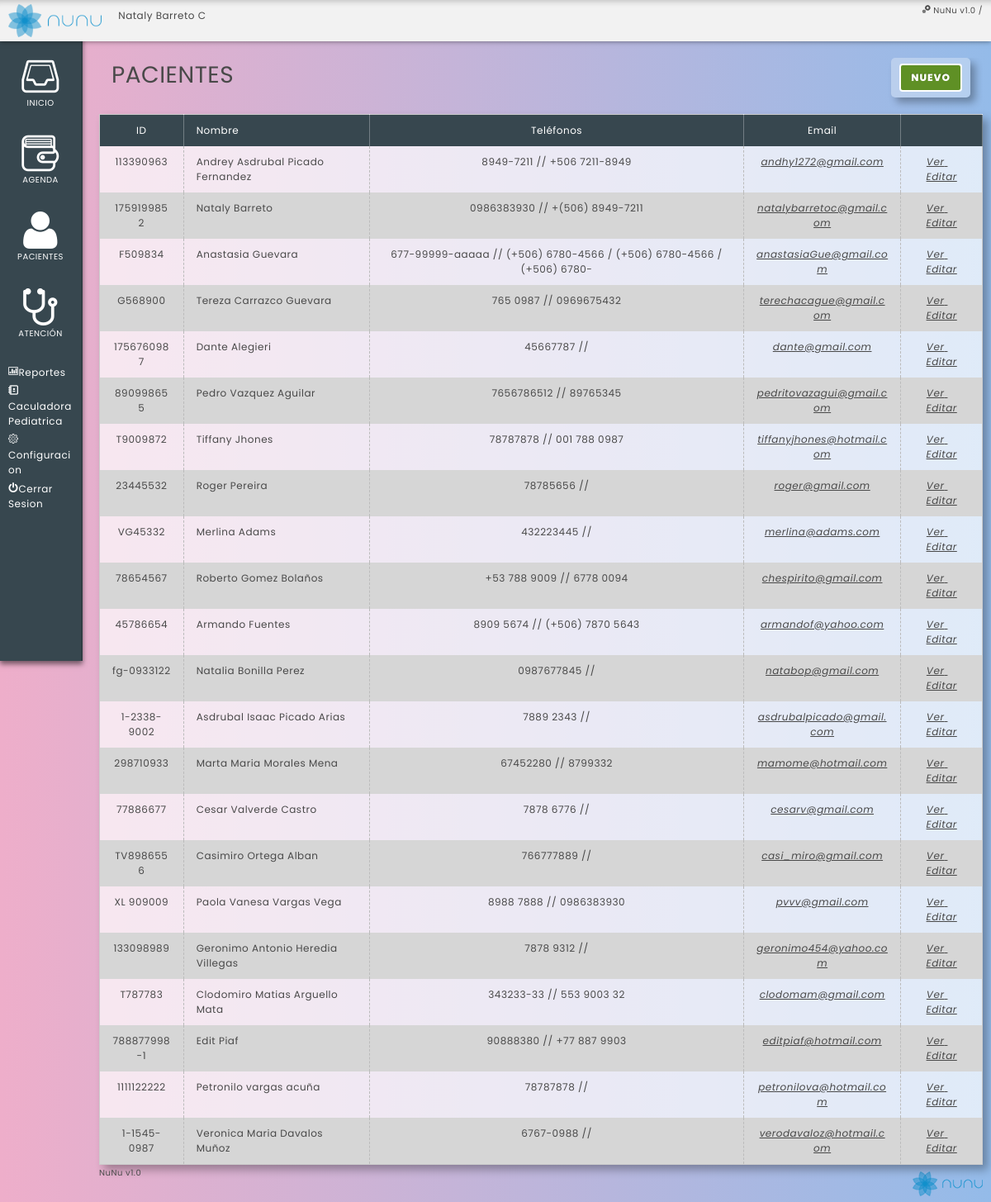
Page /index.php/patients/list on the committed database.
### tables this page shows
CREATE TABLE `nunu_patients` (
  `patient_id` int(11) NOT NULL AUTO_INCREMENT,
  `patient_id_number` varchar(100) NOT NULL,
  `patient_id_type` varchar(50) NOT NULL,
  `patient_name` varchar(255) NOT NULL,
  `patient_last_name` varchar(255) NOT NULL,
  `patient_birthdate` date NOT NULL,
  `patient_blood_type` varchar(10) DEFAULT NULL,
  `patient_sex` varchar(10) DEFAULT NULL,
  `patient_marital_status` varchar(100) NOT NULL,
  `patient_education` varchar(100) NOT NULL,
  `patient_profesion` varchar(255) NOT NULL,
  `patient_email` varchar(255) NOT NULL,
  `patient_phone1` varchar(50) NOT NULL,
  `patient_phone2` varchar(50) DEFAULT NULL,
  `patient_country` varchar(50) NOT NULL,
  `patient_province` varchar(50) NOT NULL,
  `patient_city` varchar(100) DEFAULT NULL,
  `patient_address` varchar(255) NOT NULL,
  `patient_last_weight` float(6,2) DEFAULT NULL,
  `patient_last_height` float(6,2) DEFAULT NULL,
  `patient_created_at` datetime NOT NULL DEFAULT CURRENT_TIMESTAMP,
  PRIMARY KEY (`patient_id`),
  UNIQUE KEY `patient_id_number` (`patient_id_number`),
  KEY `patient_id_number_2` (`patient_id_number`)
);

### application/views/templates/main.php (called while the page is built)
<?php
	$header_data['page_title'] = "NuNu";
	if (isset($data['page_title'])) {
		$header_data['page_title'] = "NuNu - ". $data['page_title'];
	}
	$this->load->view('templates/header', $header_data);
	if (isset($data)) {
		$this->load->view($view, $data);
	} else {
		$this->load->view($view);
	}
	$this->load->view('templates/footer');

### application/controllers/Patients.php (called while the page is built, shortened)
<?php
	class Patients extends CI_Controller {
		public function list() {
			$data['view'] = $this::VIEW_LIST;
			$data['data']['page_title'] = "Pacientes";
			$data['data']['patients_list'] = $this->patient_model->get_list();
			$this->load->view('templates/main', $data);
		}
	}

### index.php (called while the page is built, shortened)
<?php
require_once BASEPATH.'core/CodeIgniter.php';

### application/models/Patient_model.php (called while the page is built, shortened)
<?php
class Patient_model extends CI_Model {
	public function get_list($sort = 'name') {
		$query = $this->db->get('nunu_patients');
		return $query->result_array();
	}
}

### application/views/patients/list.php (the view, shortened to what this page needs)
<div class="content-header">
	<h1><?= $page_title; ?></h1>
	<div class="page-actions">
		<a href="<?php echo base_url(); ?>patients/create/" class="btn green">NUEVO</a>
	</div>
</div>
<table class="patients-list grid-list">
	<tr>
		<th>ID</th>
		<th class="text-left">Nombre</th>
		<th>Tel&eacute;fonos</th>
		<th>Email</th>
		<th>&nbsp;</th>
	</tr>
<?php foreach($patients_list as $patient): ?>
	<tr class="patient-<?php echo $patient['patient_id']; ?> click-view" view-url="<?php echo site_url('patients/view/' . $patient['patient_id']); ?>">
		<td class="click-view-control">
			<?php echo $patient['patient_id_number']; ?>
		</td>
		<td class="text-left click-view-control">
			<?php echo $patient['patient_name'] . ' ' . $patient['patient_last_name']; ?>
		</td>
		<td class="click-view-control">
			<?php echo $patient['patient_phone1']; ?> // <?php echo $patient['patient_phone2']; ?>
		</td>
		<td>
			<a href="mailto:<?php echo $patient['patient_email']; ?>">
				<?php echo $patient['patient_email']; ?>
			</a>
		</td>
		<td>
			<a href="<?php echo site_url('patients/view/' . $patient['patient_id']); ?>" class="view-link">
				<span>Ver</span>
			</a>
			<a href="<?php echo site_url('patients/edit/' . $patient['patient_id']); ?>" class="edit-link">
				<span>Editar</span>
			</a>
		</td>
	</tr>
<?php endforeach; ?>
</table>

### application/views/templates/header.php (shortened to what this page needs)
<!DOCTYPE html>
<html>
	<?php $this->load->view('templates/head'); ?>
	<body>
		<div class="page-wrapper">
			<div class="header">
				<div class="logo-moto">
					<img class="logo" src="<?php echo base_url(); ?>assets/images/logo.png" alt="NuNu" />
					<p class="owner-name">Nataly Barreto C</p>
				</div>
				<div class="system-name icon-cogs">
					NuNu v1.0 / <?php echo $this->session->userdata('user_alias'); ?>
				</div>
			</div>
			<div class="main">
				<?php $this->load->view('templates/sidebar'); ?>
				<div class="content">

### application/views/templates/head.php (shortened to what this page needs)
<head>
	<link rel="stylesheet" href="<?php echo site_url('assets/css/default.css'); ?>" type="text/css" media="print" onload="this.media='all'">
	<link rel="stylesheet" href="<?php echo site_url('assets/css/icons-font.css'); ?>" type="text/css" media="print" onload="this.media='all'">
	<link rel="stylesheet" href="<?php echo site_url('assets/css/fontsize-s.css'); ?>" type="text/css" media="print" onload="this.media='all'">
	<link rel="stylesheet" href="<?php echo site_url('assets/css/pediatric.css'); ?>" type="text/css" media="print" onload="this.media='all'">
    <link rel="stylesheet" href="<?php echo site_url('assets/calendar/css/clndr.css'); ?>" type="text/css" />
</head>

### application/views/templates/sidebar.php
<div class="sidebar">
	<ul id="main-menu">
		<li><a class="icon-empty-dash" href="<?php echo base_url(); ?>">Inicio</a></li>
		<li><a class="icon-book" href="<?php echo base_url(); ?>agenda/">Agenda</a></li>
		<li><a class="icon-user" href="<?php echo base_url(); ?>patients/">Pacientes</a></li>
		<li><a class="icon-stethoscope" href="<?php echo base_url(); ?>atention/">Atenci&oacute;n</a></li>
	</ul>
	<div class="tools-menu">
		<ul>
			<li><a class="icon-charts" href="<?php echo base_url(); ?>reports/">Reportes</a></li>
			<li><a class="icon-calc" href="<?php echo base_url(); ?>pediatric-calc/">Caculadora Pediatrica</a></li>
			<li><a class="icon-settings" href="<?php echo base_url(); ?>configuration/">Configuracion</a></li>
			<li><a class="icon-switch" href="<?php echo base_url(); ?>users/logout">Cerrar Sesion</a></li>
		</ul>
	</div>
</div>

### application/views/templates/footer.php
					<div class="content-footer">
						<span>NuNu v1.0</span>
					</div>
				</div>
			</div>
		</div>
	</body>
</html>

### assets/css/default.css (style rules this page uses)
html, body, div, span, applet, object, iframe, h1, h2, h3, h4, h5, h6, p, blockquote, pre, a, abbr, acronym, address, big, cite, code, del, dfn, em, img, ins, kbd, q, s, samp, small, strike, strong, sub, sup, tt, var, b, u, i, center, dl, dt, dd, ol, ul, li, fieldset, form, label, legend, table, caption, tbody, tfoot, thead, tr, th, td, article, aside, canvas, details, embed, figure, figcaption, footer, header, hgroup, menu, nav, output, ruby, section, summary, time, mark, audio, video { margin: 0; padding: 0; border: 0; font: inherit; vertical-align: baseline; }
body { line-height: 1; }
ol, ul { list-style: none; }
table { border-collapse: collapse; border-spacing: 0; }
*, *::before, *::after { -webkit-box-sizing: border-box; box-sizing: border-box; }
html { background: linear-gradient(90deg, rgba(238,174,202,1) 0%, rgba(148,187,233,1) 100%); }
body { color: #494949; font-weight: 400; line-height: 1.5; text-align: left; letter-spacing: 0.5px; word-break: break-word; background-attachment: fixed; background-repeat: no-repeat; background-position: right bottom; background-image: url('../images/logo-nunu.png'); text-rendering: optimizeLegibility !important; font-family: "Poppins", "Lato", -apple-system, BlinkMacSystemFont, "Segoe UI", Roboto, "Helvetica Neue", Arial, sans-serif, "Apple Color Emoji", "Segoe UI Emoji", "Segoe UI Symbol"; }
a { text-decoration: none; }
img { max-width:100%; }
h1 { margin-bottom: 20px; text-transform: uppercase; }
p { margin-bottom: 15px; }
.text-left { text-align: left !important; }
.header { left: 0; right: 0; z-index: 2; height: 50px; display: flex; position: fixed; padding: 5px 10px 10px; }
.header .logo-moto { flex: 5; min-width: 300px; }
.header .logo-moto .logo { float: left; height: 40px; padding-right: 20px; }
.header .logo-moto .owner-name { float: left; padding-top: 5px; }
.header .system-name { flex: 1; min-width: 100px; font-size: 10px; text-align: right; }
.main { display: flex; }
.sidebar { z-index: 1; height: 100vh; position: fixed; overflow-y: auto; max-width: 100px; flex-basis: 150px; padding: 70px 0 10px; }
.content { flex: 1; padding: 70px 10px 0 120px; }
.content-header { padding: 0 15px 20px; overflow: hidden; margin-bottom: 0; }
.content-header h1 { float: left; margin-bottom: 0; }
.page-actions, .content-header .page-actions { float: right; padding: 7px 10px; border-radius: 5px; box-shadow: 6px 6px 10px rgba(0,0,0,0.3); background-color: rgba(255,255,255, 0.3); }
.page-actions .btn:first-child, .content-header .page-actions .btn:first-child { margin-left: 0; }
.content-footer { width: 100%; clear: both; padding-bottom: 30px; }
.content-footer span { font-size: 10px; }
.grid-list { width: 100%; border: 1px solid #CCC; box-shadow: 6px 6px 10px rgba(0,0,0,0.3); background-color: rgba(255,255,255, 0.7); }
.grid-list th, .grid-list td { padding: 10px 15px; text-align: center; }
.grid-list th { color: #FFF; background-color: #37474F; border-right: 1px solid rgba(255,255,255,0.3); }
.grid-list td { cursor: pointer; border-right: 1px dashed #BBB; }
.grid-list tr:nth-child(odd) { background-color: #d6d6d6; }
.grid-list a { color: #494949; font-style: italic; text-decoration: underline; }

### rows in the picture
nunu_patients: patient_id_number "113390963", patient_name "Andrey Asdrubal", patient_last_name "Picado Fernandez", patient_phone1 "8949-7211", patient_phone2 "+506 7211-8949", patient_email "andhy1272@gmail.com"
nunu_patients: patient_id_number "1759199852", patient_name "Nataly", patient_last_name "Barreto", patient_phone1 "0986383930", patient_phone2 "+(506) 8949-7211", patient_email "natalybarretoc@gmail.com"
nunu_patients: patient_id_number "F509834", patient_name "Anastasia", patient_last_name "Guevara", patient_phone1 "677-99999-aaaaa", patient_phone2 "(+506) 6780-4566 / (+506) 6780-4566 / (+506) 6780-", patient_email "anastasiaGue@gmail.com"
nunu_patients: patient_id_number "G568900", patient_name "Tereza", patient_last_name "Carrazco Guevara", patient_phone1 "765 0987", patient_phone2 "0969675432", patient_email "terechacague@gmail.com"
nunu_patients: patient_id_number "1756760987", patient_name "Dante", patient_last_name "Alegieri", patient_phone1 "45667787", patient_email "dante@gmail.com"
nunu_patients: patient_id_number "890998655", patient_name "Pedro", patient_last_name "Vazquez Aguilar", patient_phone1 "7656786512", patient_phone2 "89765345", patient_email "pedritovazagui@gmail.com"
nunu_patients: patient_id_number "T9009872", patient_name "Tiffany", patient_last_name "Jhones", patient_phone1 "78787878", patient_phone2 "001 788 0987", patient_email "tiffanyjhones@hotmail.com"
nunu_patients: patient_id_number "23445532", patient_name "Roger", patient_last_name "Pereira", patient_phone1 "78785656", patient_email "roger@gmail.com"
nunu_patients: patient_id_number "VG45332", patient_name "Merlina", patient_last_name "Adams", patient_phone1 "432223445", patient_email "merlina@adams.com"
nunu_patients: patient_id_number "78654567", patient_name "Roberto", patient_last_name "Gomez Bolaños", patient_phone1 "+53 788 9009", patient_phone2 "6778 0094", patient_email "chespirito@gmail.com"
nunu_patients: patient_id_number "45786654", patient_name "Armando", patient_last_name "Fuentes", patient_phone1 "8909 5674", patient_phone2 "(+506) 7870 5643", patient_email "armandof@yahoo.com"
nunu_patients: patient_id_number "fg-0933122", patient_name "Natalia", patient_last_name "Bonilla Perez", patient_phone1 "0987677845", patient_email "natabop@gmail.com"
nunu_patients: patient_id_number "1-2338-9002", patient_name "Asdrubal Isaac", patient_last_name "Picado Arias", patient_phone1 "7889 2343", patient_email "asdrubalpicado@gmail.com"
nunu_patients: patient_id_number "298710933", patient_name "Marta Maria", patient_last_name "Morales Mena", patient_phone1 "67452280", patient_phone2 "8799332", patient_email "mamome@hotmail.com"
nunu_patients: patient_id_number "77886677", patient_name "Cesar", patient_last_name "Valverde Castro", patient_phone1 "7878 6776", patient_email "cesarv@gmail.com"
nunu_patients: patient_id_number "TV8986556", patient_name "Casimiro", patient_last_name "Ortega Alban", patient_phone1 "766777889", patient_email "casi_miro@gmail.com"
nunu_patients: patient_id_number "XL 909009", patient_name "Paola Vanesa", patient_last_name "Vargas Vega", patient_phone1 "8988 7888", patient_phone2 "0986383930", patient_email "pvvv@gmail.com"
nunu_patients: patient_id_number "133098989", patient_name "Geronimo Antonio", patient_last_name "Heredia Villegas", patient_phone1 "7878 9312", patient_email "geronimo454@yahoo.com"
nunu_patients: patient_id_number "T787783", patient_name "Clodomiro Matias", patient_last_name "Arguello Mata", patient_phone1 "343233-33", patient_phone2 "553 9003 32", patient_email "clodomam@gmail.com"
nunu_patients: patient_id_number "788877998-1", patient_name "Edit", patient_last_name "Piaf", patient_phone1 "90888380", patient_phone2 "+77 887 9903", patient_email "editpiaf@hotmail.com"
nunu_patients: patient_id_number "1111122222", patient_name "Petronilo", patient_last_name "vargas acuña", patient_phone1 "78787878", patient_email "petronilova@hotmail.com"
nunu_patients: patient_id_number "1-1545-0987", patient_name "Veronica Maria", patient_last_name "Davalos Muñoz", patient_phone1 "6767-0988", patient_email "verodavaloz@hotmail.com"

### other values in the picture
$page_title "PACIENTES"
